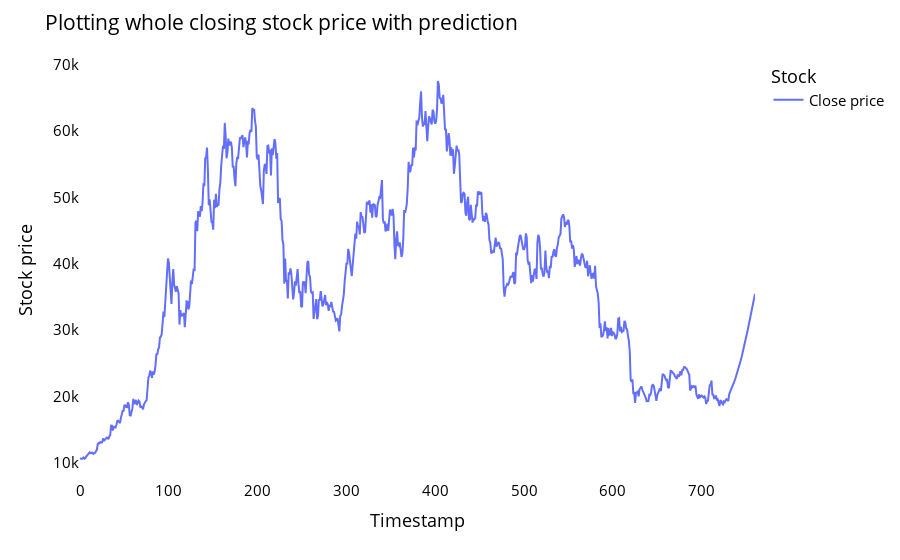

This figure's notebook cell:
### Code cell
lstm_data=close_data.tolist()
lstm_data.extend((np.array(lst_output).reshape(-1,1)).tolist())
lstm_data=scaler.inverse_transform(lstm_data).reshape(1,-1).tolist()[0]

names = cycle(['Close price'])

fig = px.line(lstm_data,labels={'value': 'Stock price','index': 'Timestamp'})
fig.update_layout(title_text='Plotting whole closing stock price with prediction',plot_bgcolor='white', font_size=15, font_color='black',legend_title_text='Stock')

fig.for_each_trace(lambda t:  t.update(name = next(names)))

fig.update_xaxes(showgrid=False)
fig.update_yaxes(showgrid=False)
fig.show()

### Figure 1 — Plotly figure (JSON) as saved in the notebook; plotly's stock layout.template omitted (floating-point values rounded to 4 significant figures; data arrays with more than 128 entries replaced by an {"elided": "..."} marker saying what was removed)
{"data": [{"hovertemplate": "variable=0<br>Timestamp=%{x}<br>Stock price=%{y}<extra></extra>", "legendgroup": "0", "line": {"color": "#636efa", "dash": "solid"}, "marker": {"symbol": "circle"}, "mode": "lines", "name": "Close price", "orientation": "v", "showlegend": true, "type": "scatter", "x": {"elided": "761 int values"}, "xaxis": "x", "y": {"elided": "761 float values"}, "yaxis": "y"}], "layout": {"font": {"color": "black", "size": 15}, "legend": {"title": {"text": "Stock"}, "tracegroupgap": 0}, "margin": {"t": 60}, "plot_bgcolor": "white", "title": {"text": "Plotting whole closing stock price with prediction"}, "xaxis": {"anchor": "y", "domain": [0, 1], "showgrid": false, "title": {"text": "Timestamp"}}, "yaxis": {"anchor": "x", "domain": [0, 1], "showgrid": false, "title": {"text": "Stock price"}}}}
